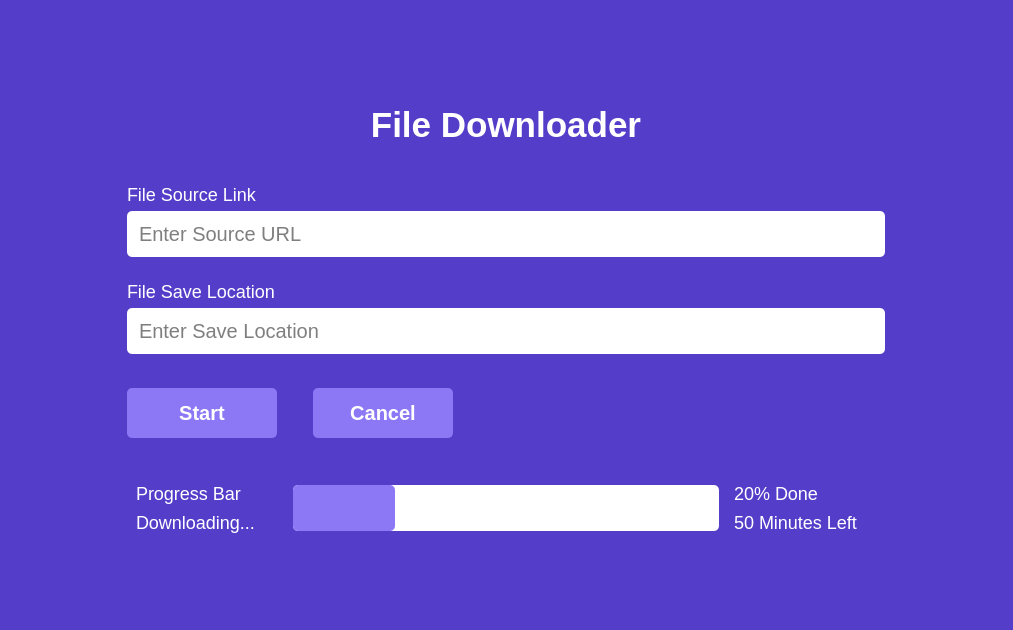
<?xml version="1.0" encoding="UTF-8"?>
<ui version="4.0">
 <class>MainWindow</class>
 <widget class="QMainWindow" name="MainWindow">
  <property name="geometry">
   <rect>
    <x>0</x>
    <y>0</y>
    <width>1013</width>
    <height>630</height>
   </rect>
  </property>
  <property name="windowTitle">
   <string>MainWindow</string>
  </property>
  <property name="styleSheet">
   <string notr="true">background-color: #543ec9;</string>
  </property>
  <widget class="QWidget" name="centralwidget">
   <layout class="QGridLayout" name="gridLayout">
    <item row="0" column="0">
     <widget class="QGroupBox" name="groupBox">
      <property name="minimumSize">
       <size>
        <width>400</width>
        <height>500</height>
       </size>
      </property>
      <property name="maximumSize">
       <size>
        <width>800</width>
        <height>500</height>
       </size>
      </property>
      <property name="styleSheet">
       <string notr="true">border: none;</string>
      </property>
      <property name="title">
       <string/>
      </property>
      <layout class="QVBoxLayout" name="verticalLayout_4">
       <item>
        <widget class="QLabel" name="label">
         <property name="styleSheet">
          <string notr="true">font-family: &quot;Century Gothic&quot;;
font-weight: 800;
font-size: 35px;
color: white;</string>
         </property>
         <property name="text">
          <string>File Downloader</string>
         </property>
         <property name="alignment">
          <set>Qt::AlignCenter</set>
         </property>
        </widget>
       </item>
       <item>
        <widget class="QGroupBox" name="groupBox_2">
         <property name="title">
          <string/>
         </property>
         <layout class="QVBoxLayout" name="verticalLayout">
          <item>
           <widget class="QLabel" name="label_2">
            <property name="styleSheet">
             <string notr="true">font-family: &quot;Century Gothic&quot;;
font-size: 18px;
color: white;</string>
            </property>
            <property name="text">
             <string>File Source Link</string>
            </property>
            <property name="alignment">
             <set>Qt::AlignLeading|Qt::AlignLeft|Qt::AlignVCenter</set>
            </property>
           </widget>
          </item>
          <item>
           <widget class="QLineEdit" name="lineEdit">
            <property name="styleSheet">
             <string notr="true">background-color: white;
color: black;
padding: 10px;
font-size: 20px;
font-family: &quot;Century Gothic&quot;;
border-radius: 5px;</string>
            </property>
            <property name="placeholderText">
             <string>Enter Source URL</string>
            </property>
           </widget>
          </item>
         </layout>
        </widget>
       </item>
       <item>
        <widget class="QGroupBox" name="groupBox_3">
         <property name="title">
          <string/>
         </property>
         <layout class="QVBoxLayout" name="verticalLayout_2">
          <item>
           <widget class="QLabel" name="label_3">
            <property name="styleSheet">
             <string notr="true">font-family: &quot;Century Gothic&quot;;
font-size: 18px;
color: white;</string>
            </property>
            <property name="text">
             <string>File Save Location</string>
            </property>
            <property name="alignment">
             <set>Qt::AlignLeading|Qt::AlignLeft|Qt::AlignVCenter</set>
            </property>
           </widget>
          </item>
          <item>
           <widget class="QLineEdit" name="lineEdit_2">
            <property name="styleSheet">
             <string notr="true">background-color: white;
color: black;
padding: 10px;
font-size: 20px;
font-family: &quot;Century Gothic&quot;;
border-radius: 5px;</string>
            </property>
            <property name="placeholderText">
             <string>Enter Save Location</string>
            </property>
           </widget>
          </item>
         </layout>
        </widget>
       </item>
       <item>
        <widget class="QGroupBox" name="groupBox_4">
         <property name="title">
          <string/>
         </property>
         <layout class="QHBoxLayout" name="horizontalLayout">
          <item>
           <widget class="QPushButton" name="pushButton">
            <property name="minimumSize">
             <size>
              <width>160</width>
              <height>50</height>
             </size>
            </property>
            <property name="maximumSize">
             <size>
              <width>160</width>
              <height>50</height>
             </size>
            </property>
            <property name="styleSheet">
             <string notr="true">QPushButton {
background-color: #8c78f5;
color: white;
font-family: &quot;Century Gothic&quot;;
font-size: 20px;
font-weight: 800;
border-radius: 5px;
margin-right: 10px;
}

QPushButton:hover {
background-color: #9e8df7;
}</string>
            </property>
            <property name="text">
             <string>Start</string>
            </property>
           </widget>
          </item>
          <item>
           <widget class="QPushButton" name="pushButton_2">
            <property name="minimumSize">
             <size>
              <width>160</width>
              <height>50</height>
             </size>
            </property>
            <property name="maximumSize">
             <size>
              <width>160</width>
              <height>50</height>
             </size>
            </property>
            <property name="styleSheet">
             <string notr="true">QPushButton {
background-color: #8c78f5;
color: white;
font-family: &quot;Century Gothic&quot;;
font-size: 20px;
font-weight: 800;
border-radius: 5px;
margin-left: 20px;
}

QPushButton:hover {
background-color: #9e8df7;
}</string>
            </property>
            <property name="text">
             <string>Cancel</string>
            </property>
           </widget>
          </item>
          <item>
           <spacer name="horizontalSpacer">
            <property name="orientation">
             <enum>Qt::Horizontal</enum>
            </property>
            <property name="sizeHint" stdset="0">
             <size>
              <width>40</width>
              <height>20</height>
             </size>
            </property>
           </spacer>
          </item>
         </layout>
        </widget>
       </item>
       <item>
        <widget class="QGroupBox" name="groupBox_5">
         <property name="title">
          <string/>
         </property>
         <layout class="QHBoxLayout" name="horizontalLayout_2">
          <item>
           <widget class="QGroupBox" name="groupBox_7">
            <property name="minimumSize">
             <size>
              <width>160</width>
              <height>70</height>
             </size>
            </property>
            <property name="maximumSize">
             <size>
              <width>160</width>
              <height>70</height>
             </size>
            </property>
            <property name="title">
             <string/>
            </property>
            <layout class="QVBoxLayout" name="verticalLayout_5">
             <item>
              <widget class="QLabel" name="label_6">
               <property name="styleSheet">
                <string notr="true">font-family: &quot;Century Gothic&quot;;
font-size: 18px;
color: white;</string>
               </property>
               <property name="text">
                <string>Progress Bar</string>
               </property>
               <property name="alignment">
                <set>Qt::AlignLeading|Qt::AlignLeft|Qt::AlignVCenter</set>
               </property>
              </widget>
             </item>
             <item>
              <widget class="QLabel" name="label_7">
               <property name="styleSheet">
                <string notr="true">font-family: &quot;Century Gothic&quot;;
font-size: 18px;
color: white;</string>
               </property>
               <property name="text">
                <string>Downloading...</string>
               </property>
               <property name="alignment">
                <set>Qt::AlignLeading|Qt::AlignLeft|Qt::AlignVCenter</set>
               </property>
              </widget>
             </item>
            </layout>
           </widget>
          </item>
          <item>
           <widget class="QProgressBar" name="progressBar">
            <property name="minimumSize">
             <size>
              <width>0</width>
              <height>46</height>
             </size>
            </property>
            <property name="maximumSize">
             <size>
              <width>16777215</width>
              <height>46</height>
             </size>
            </property>
            <property name="styleSheet">
             <string notr="true">QProgressBar {
background-color: white;
color: transparent;
border-radius: 5px;
}
QProgressBar::chunk {
background-color: #8c78f5;
border-radius: 5px;
}</string>
            </property>
            <property name="value">
             <number>24</number>
            </property>
           </widget>
          </item>
          <item>
           <widget class="QGroupBox" name="groupBox_6">
            <property name="minimumSize">
             <size>
              <width>160</width>
              <height>70</height>
             </size>
            </property>
            <property name="maximumSize">
             <size>
              <width>160</width>
              <height>70</height>
             </size>
            </property>
            <property name="title">
             <string/>
            </property>
            <layout class="QVBoxLayout" name="verticalLayout_3">
             <item>
              <widget class="QLabel" name="label_4">
               <property name="styleSheet">
                <string notr="true">font-family: &quot;Century Gothic&quot;;
font-size: 18px;
color: white;</string>
               </property>
               <property name="text">
                <string>20% Done</string>
               </property>
               <property name="alignment">
                <set>Qt::AlignLeading|Qt::AlignLeft|Qt::AlignVCenter</set>
               </property>
              </widget>
             </item>
             <item>
              <widget class="QLabel" name="label_5">
               <property name="styleSheet">
                <string notr="true">font-family: &quot;Century Gothic&quot;;
font-size: 18px;
color: white;</string>
               </property>
               <property name="text">
                <string>50 Minutes Left</string>
               </property>
               <property name="alignment">
                <set>Qt::AlignLeading|Qt::AlignLeft|Qt::AlignVCenter</set>
               </property>
              </widget>
             </item>
            </layout>
           </widget>
          </item>
         </layout>
        </widget>
       </item>
      </layout>
     </widget>
    </item>
   </layout>
  </widget>
 </widget>
 <resources/>
 <connections/>
</ui>
